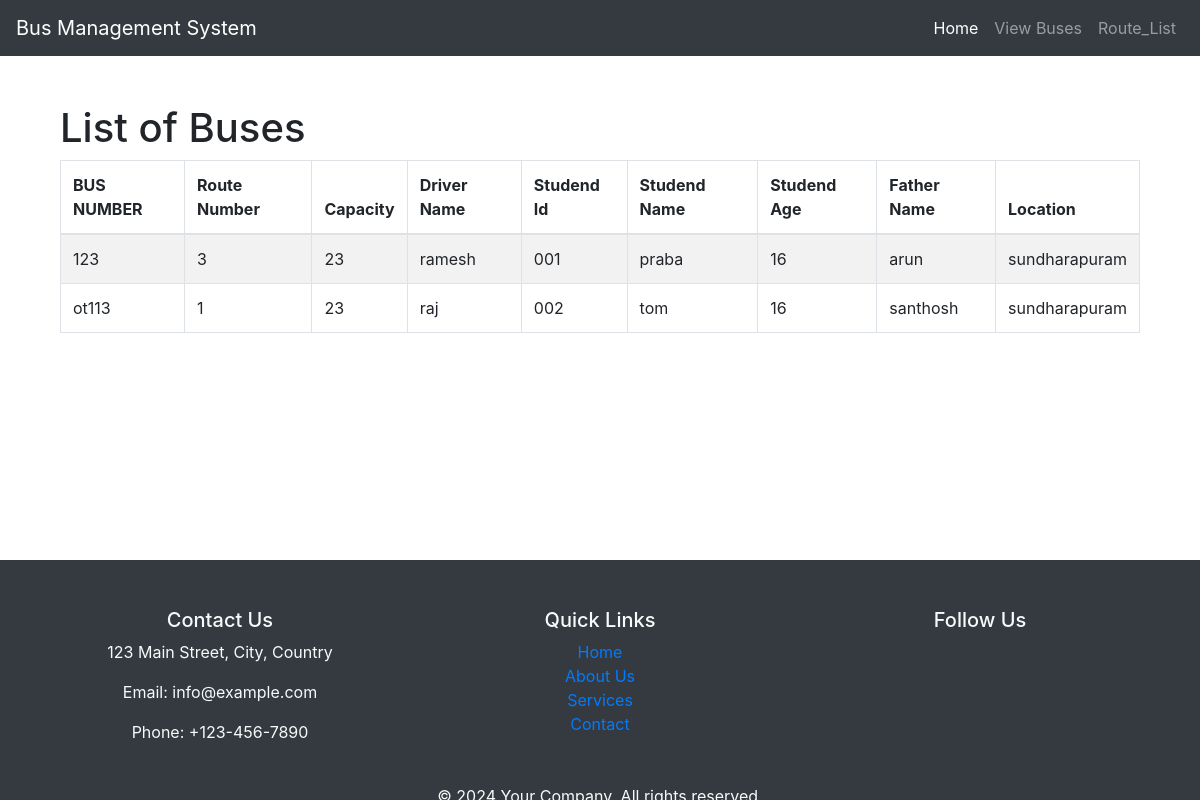
The app's page /bus with its own data.
### bus/models.py (models this page shows, shortened)
class SchoolBus(models.Model):
    bus_number = models.CharField(max_length=100,  primary_key=True)
    route_number = models.CharField(max_length=50)
    capacity = models.PositiveIntegerField()
    driver_name = models.CharField(max_length=100)
    student_id = models.CharField(max_length=100, default='')
    std_name = models.CharField(max_length=50, default='')
    std_age = models.CharField(max_length=50, default='')
    father_name = models.CharField(max_length=50, default='')
    location = models.CharField(max_length=50, default='')

### bus/views.py (the view)
# urls.py: path('bus', views.bus_list, name='bus_list'),
def bus_list(request):
    buses = SchoolBus.objects.all()
    return render(request, 'bus_list.html', {'buses': buses})

### bus/templates/bus_list.html (shortened to what this page needs)
{% extends 'base.html' %}
{% block content %}
<div class="container mt-5">
    <h1>List of Buses</h1>
    <div class="table-responsive">
        <table class="table table-bordered table-striped">
            <thead>
                <tr>
                    <th>BUS NUMBER</th>
                    <th>Route Number</th>
                    <th>Capacity</th>
                    <th>Driver Name</th>
                    <th>Studend Id</th>
                    <th>Studend Name</th>
                    <th>Studend Age</th>
                    <th>Father Name</th>
                    <th>Location</th>
                </tr>
            </thead>
            <tbody>
                {% for bus in buses %}
                <tr>
                    <td>{{ bus.bus_number }}</td>
                    <td>{{ bus.route_number }}</td>
                    <td>{{ bus.capacity }}</td>
                    <td>{{ bus.driver_name }}</td>
                    <td>{{ bus.student_id }}</td>
                    <td>{{ bus.std_name }}</td>
                    <td>{{ bus.std_age }}</td>
                    <td>{{ bus.father_name }}</td>
                    <td>{{ bus.location }}</td>
                </tr>
                {% empty %}
                <tr>
                    <td colspan="4">No buses found.</td>
                </tr>
                {% endfor %}
            </tbody>
        </table>
    </div>
</div>
{% endblock %}

### records on screen
SchoolBus: bus_number "123", route_number "3", capacity "23", driver_name "ramesh", student_id "001", std_name "praba", std_age "16", father_name "arun", location "sundharapuram"
SchoolBus: bus_number "ot113", route_number "1", capacity "23", driver_name "raj", student_id "002", std_name "tom", std_age "16", father_name "santhosh", location "sundharapuram"
